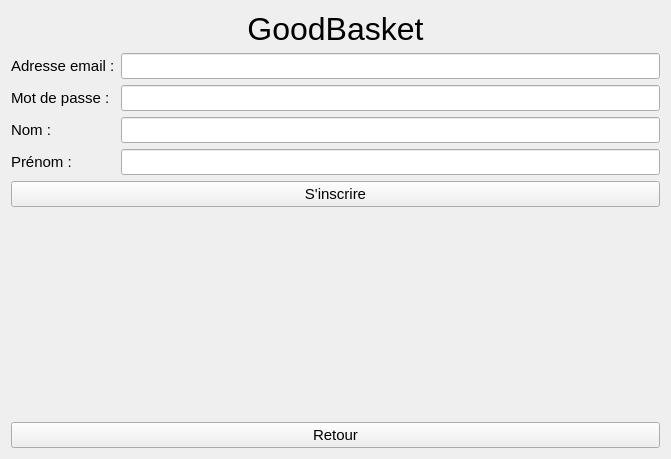
<?xml version="1.0" encoding="UTF-8"?>
<ui version="4.0">
 <class>Inscription</class>
 <widget class="QWidget" name="Inscription">
  <property name="geometry">
   <rect>
    <x>0</x>
    <y>0</y>
    <width>671</width>
    <height>459</height>
   </rect>
  </property>
  <property name="windowTitle">
   <string>Form</string>
  </property>
  <layout class="QVBoxLayout" name="verticalLayout">
   <item>
    <widget class="QLabel" name="label">
     <property name="font">
      <font>
       <pointsize>24</pointsize>
      </font>
     </property>
     <property name="text">
      <string>GoodBasket</string>
     </property>
     <property name="alignment">
      <set>Qt::AlignCenter</set>
     </property>
    </widget>
   </item>
   <item>
    <layout class="QFormLayout" name="formLayout_2">
     <item row="0" column="0">
      <widget class="QLabel" name="label_2">
       <property name="font">
        <font>
         <pointsize>11</pointsize>
        </font>
       </property>
       <property name="text">
        <string>Adresse email :</string>
       </property>
      </widget>
     </item>
     <item row="1" column="0">
      <widget class="QLabel" name="label_3">
       <property name="font">
        <font>
         <pointsize>11</pointsize>
        </font>
       </property>
       <property name="text">
        <string>Mot de passe :</string>
       </property>
      </widget>
     </item>
     <item row="2" column="0">
      <widget class="QLabel" name="label_4">
       <property name="font">
        <font>
         <pointsize>11</pointsize>
        </font>
       </property>
       <property name="text">
        <string>Nom :</string>
       </property>
      </widget>
     </item>
     <item row="3" column="0">
      <widget class="QLabel" name="label_5">
       <property name="font">
        <font>
         <pointsize>11</pointsize>
        </font>
       </property>
       <property name="text">
        <string>Prénom :</string>
       </property>
      </widget>
     </item>
     <item row="0" column="1">
      <widget class="QLineEdit" name="lineEdit">
       <property name="font">
        <font>
         <pointsize>11</pointsize>
        </font>
       </property>
      </widget>
     </item>
     <item row="1" column="1">
      <widget class="QLineEdit" name="lineEdit_2">
       <property name="font">
        <font>
         <pointsize>11</pointsize>
        </font>
       </property>
       <property name="echoMode">
        <enum>QLineEdit::Password</enum>
       </property>
      </widget>
     </item>
     <item row="2" column="1">
      <widget class="QLineEdit" name="lineEdit_3">
       <property name="font">
        <font>
         <pointsize>11</pointsize>
        </font>
       </property>
      </widget>
     </item>
     <item row="3" column="1">
      <widget class="QLineEdit" name="lineEdit_4">
       <property name="font">
        <font>
         <pointsize>11</pointsize>
        </font>
       </property>
      </widget>
     </item>
    </layout>
   </item>
   <item>
    <widget class="QPushButton" name="pushButton">
     <property name="font">
      <font>
       <pointsize>11</pointsize>
      </font>
     </property>
     <property name="text">
      <string>S'inscrire</string>
     </property>
    </widget>
   </item>
   <item>
    <spacer name="verticalSpacer">
     <property name="orientation">
      <enum>Qt::Vertical</enum>
     </property>
     <property name="sizeHint" stdset="0">
      <size>
       <width>20</width>
       <height>40</height>
      </size>
     </property>
    </spacer>
   </item>
   <item>
    <widget class="QPushButton" name="pushButton_2">
     <property name="font">
      <font>
       <pointsize>11</pointsize>
      </font>
     </property>
     <property name="text">
      <string>Retour</string>
     </property>
    </widget>
   </item>
  </layout>
 </widget>
 <resources/>
 <connections/>
</ui>
